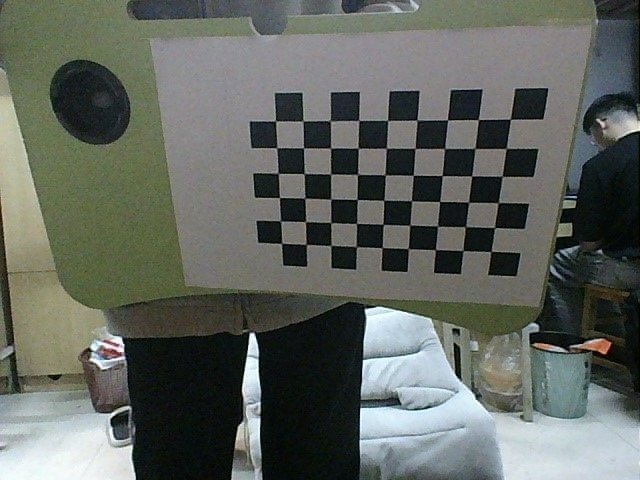
#> input picture 打开双目拍照/camera-L/left9.jpg, 640 x 480 px, found by its file name
$ python 'Level line correction.py'   (older library calls are emulated)
#> lines starting #> are read from the running program, lines starting #| are printed output that depends on the picture
import cv2
import numpy as np

def cat2images(limg, rimg):
    HEIGHT = limg.shape[0]
    WIDTH = limg.shape[1]
    imgcat = np.zeros((HEIGHT, WIDTH*2+20,3))
    imgcat[:,:WIDTH,:] = limg
    imgcat[:,-WIDTH:,:] = rimg
    for i in range(int(HEIGHT / 32)):
        imgcat[i*32,:,:] = 255
    return imgcat

left_image = cv2.imread("images/camera-L/left9.jpg")
#> left_image is the input picture: shape (480, 640, 3); mean B, G, R 95.6, 101.9, 97.1
right_image = cv2.imread("images/camera-R/right9.jpg")
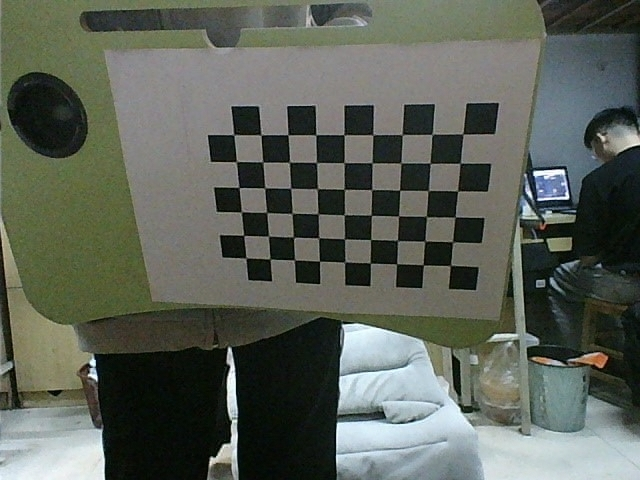
#> input picture 打开双目拍照/camera-R/right9.jpg, 640 x 480 px, found by its file name
#> right_image is the input picture: shape (480, 640, 3); mean B, G, R 88.3, 97.5, 91.9

imgcat_source = cat2images(left_image,right_image)
#> after the loop in cat2images, `for i in range(int(HEIGHT / 32)):`:
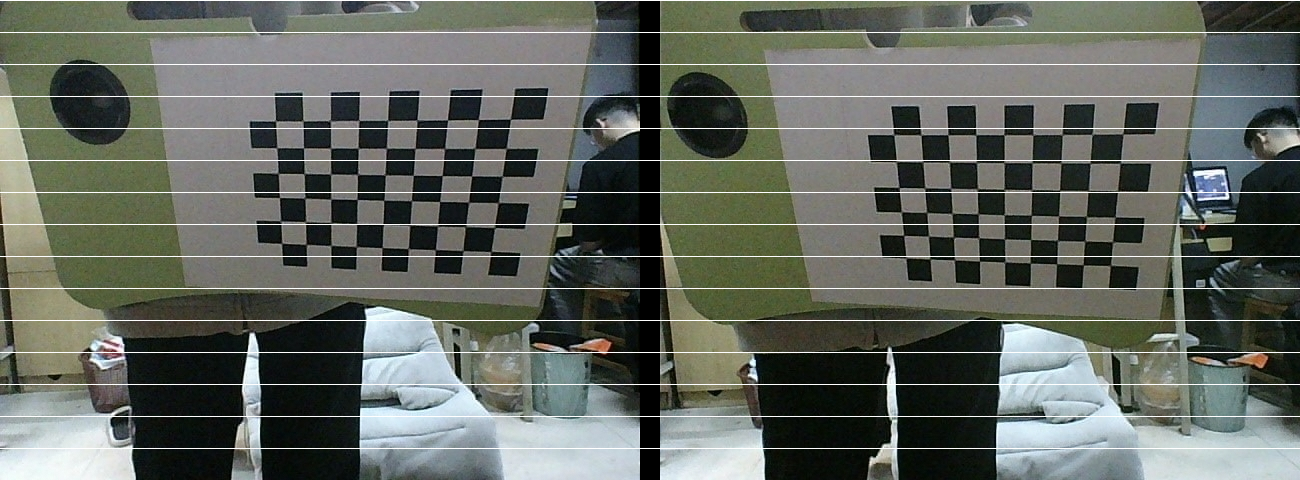
#> imgcat: shape (480, 1300, 3) float64; mean B, G, R 95.7, 103.1, 98.1
HEIGHT = left_image.shape[0]
#> HEIGHT = 480
WIDTH = left_image.shape[1]
#> WIDTH = 640
cv2.imwrite('imgcat_source.jpg', imgcat_source )

camera_matrix0 = np.array([[4.831141936994179e+02,1.320361003535064, 2.871134830632458e+02],
                                         [0., 4.826240791607009e+02,2.143208188223237e+02],
                                         [0., 0., 1.]]
                        ) .reshape((3,3)) #即上文标定得到的 cameraMatrix1

distortion0 = np.array([0.057855078928651, 0.072392787262100,-9.463585503719572e-04,
                                      -0.001788559134934, -0.281052952846398]) #即上文标定得到的 distCoeffs1

camera_matrix1 = np.array([[4.852654323258022e+02, 0.827884392289984, 3.084508609903978e+02],
                                          [0., 4.850513463365957e+02, 2.320792259875037e+02],
                                          [0., 0., 1.]]
                        ) .reshape((3,3)) #即上文标定得到的 cameraMatrix2
distortion1 = np.array([0.038634393094003, 0.298149342616519, -0.001071435803553,
                                       -0.001777371854203,-0.920170095588780]) #即上文标定得到的 distCoeffs2

R = np.array([[0.999906015888366, 7.911264139072465e-04, -0.013686983204966],
                           [-8.867392736930706e-04, 0.999975239217104, -0.006981020423669],
                           [0.013681121434893, 0.006992501104212, 0.999881958955452]]
            ) #即上文标定得到的 R
T = np.array([[-60], [0.123976361604774], [0.214336536856105]]) #即上文标定得到的T


(R_l, R_r, P_l, P_r, Q, validPixROI1, validPixROI2) = \
    cv2.stereoRectify(camera_matrix0, distortion0, camera_matrix1, distortion1, np.array([WIDTH,HEIGHT]), R, T) #计算旋转矩阵和投影矩阵，调用 stereo Rectify()函数得到左右摄像机各旋转一半的旋转矩阵和平移向量
#> validPixROI1 = (9, 13, 630, 467); validPixROI2 = (0, 0, 629, 469)

(map1, map2) = \
    cv2.initUndistortRectifyMap(camera_matrix0, distortion0, R_l, P_l, np.array([WIDTH,HEIGHT]), cv2.CV_32FC1) #计算校正查找映射表，求解图像的无畸变和修正转换关系，将结果以映射的形式表达

rect_left_image = cv2.remap(left_image, map1, map2, cv2.INTER_CUBIC) #重映射及进行校正
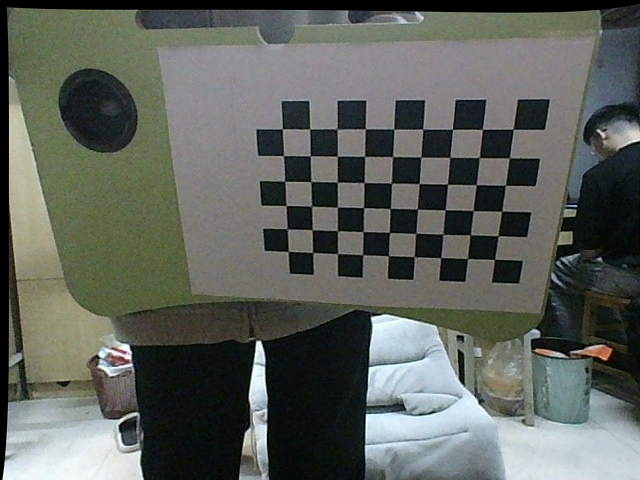
#> rect_left_image: shape (480, 640, 3); mean B, G, R 92.1, 98.3, 93.7

#左右图需要分别计算校正查找映射表以及重映射
(map1, map2) = \
    cv2.initUndistortRectifyMap(camera_matrix1, distortion1, R_r, P_r, np.array([WIDTH,HEIGHT]), cv2.CV_32FC1)

rect_right_image = cv2.remap(right_image, map1, map2, cv2.INTER_CUBIC)
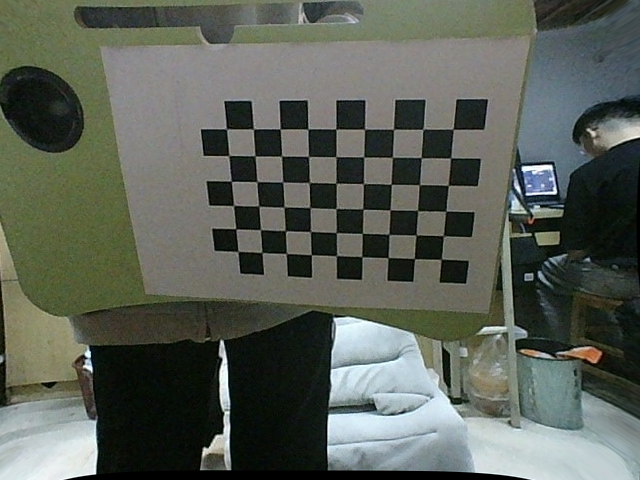
#> rect_right_image: shape (480, 640, 3); mean B, G, R 87.3, 96.2, 90.5

imgcat_out = cat2images(rect_left_image,rect_right_image)
#> in cat2images (call 2), `imgcat[:,:WIDTH,:] = limg`:
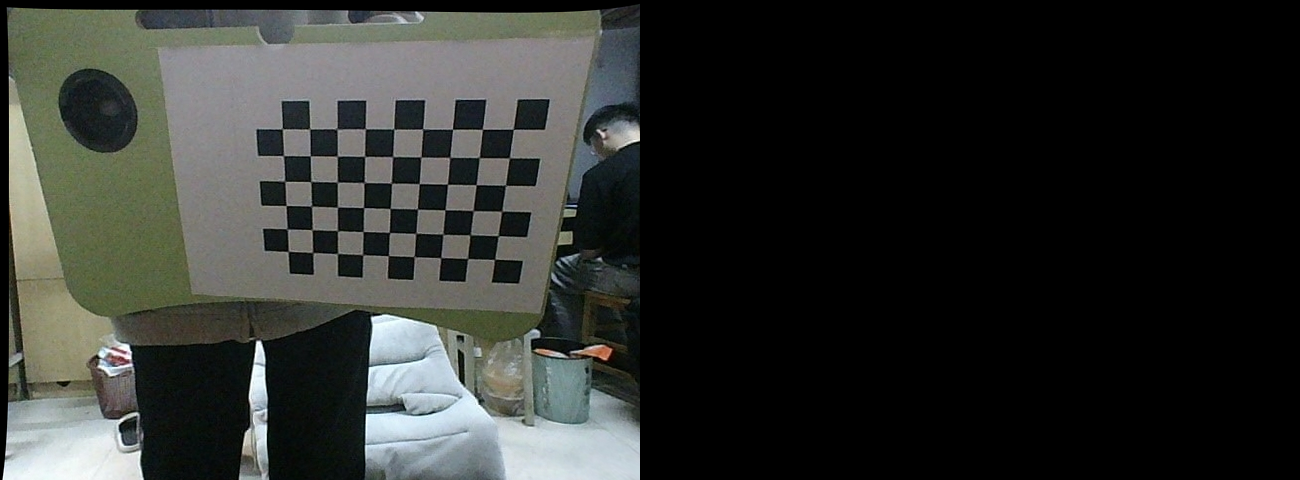
#> imgcat: shape (480, 1300, 3) float64; mean B, G, R 45.4, 48.4, 46.1
#> in cat2images (call 2), `imgcat[:,-WIDTH:,:] = rimg`:
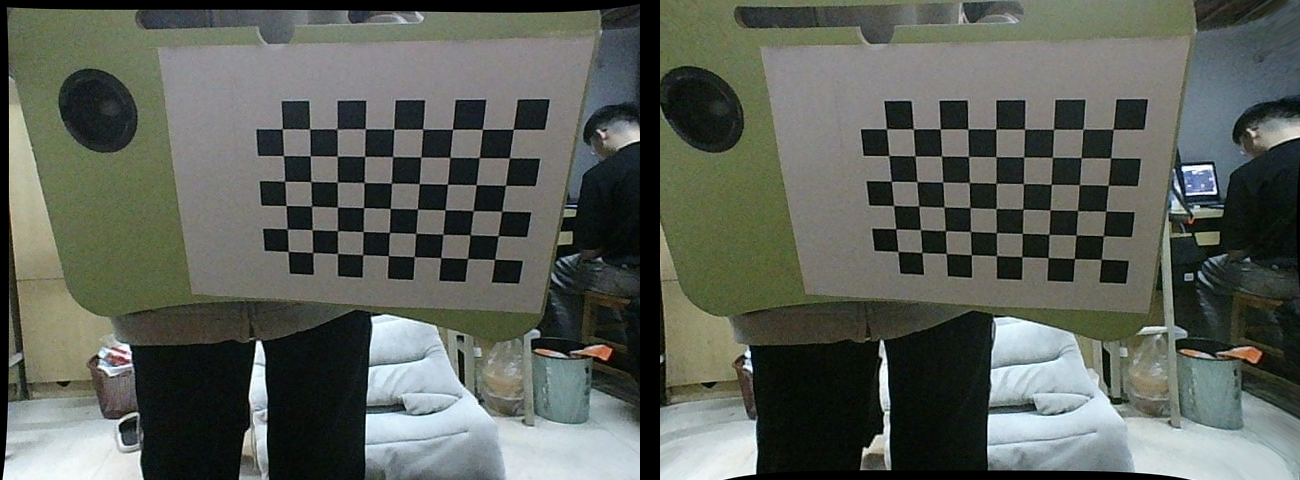
#> imgcat: shape (480, 1300, 3) float64; mean B, G, R 88.4, 95.7, 90.7
#> after the loop in cat2images (call 2), `for i in range(int(HEIGHT / 32)):`:
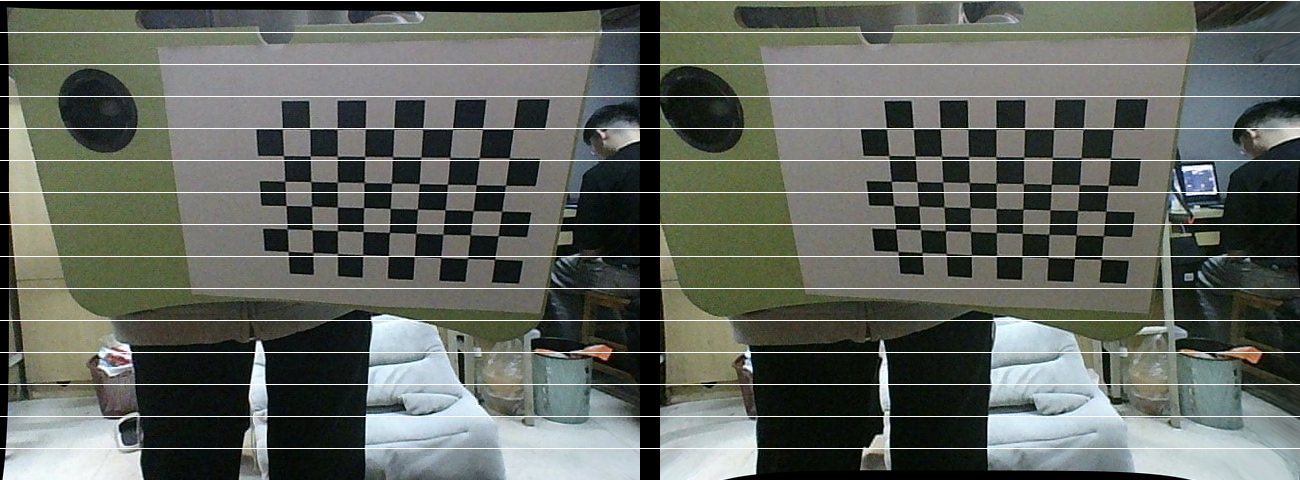
#> imgcat: shape (480, 1300, 3) float64; mean B, G, R 93.6, 100.7, 95.8
cv2.imwrite('imgcat_out.jpg', imgcat_out)
